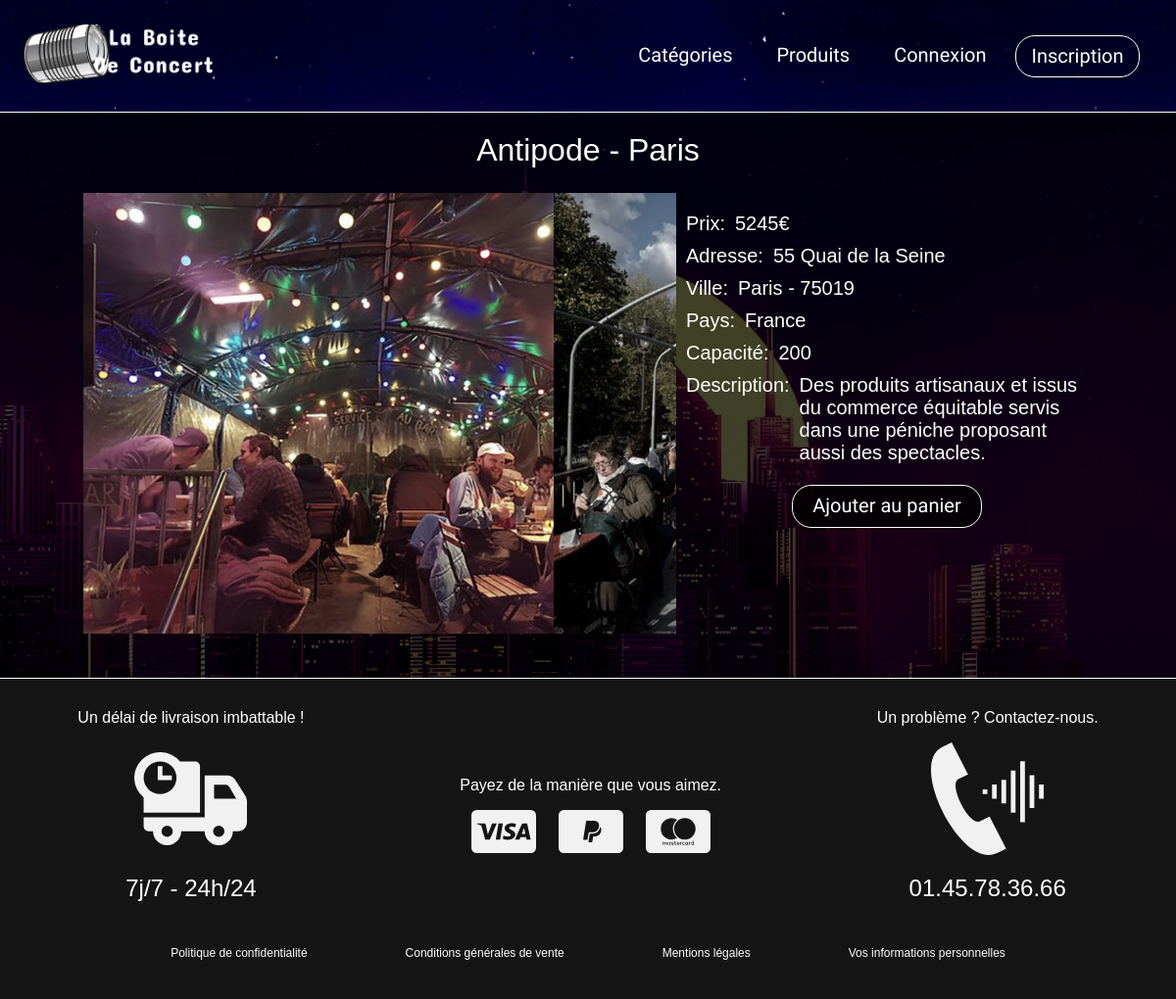
The app's page /index.php?page=products&action=display&id=24 with its own data.
### tables this page shows
CREATE TABLE IF NOT EXISTS `products` (
  `id` int(11) NOT NULL AUTO_INCREMENT,
  `name` varchar(255) NOT NULL,
  `description` varchar(255) NOT NULL,
  `capacity` int(11) NOT NULL,
  `price` int(11) NOT NULL,
  `images` varchar(255) NOT NULL,
  `isActive` tinyint(1) NOT NULL DEFAULT '1',
  `quantity` int(11) NOT NULL DEFAULT '1',
  PRIMARY KEY (`id`)
);

CREATE TABLE IF NOT EXISTS `addresses` (
  `id` int(11) NOT NULL AUTO_INCREMENT,
  `number` int(11) NOT NULL,
  `street` varchar(255) NOT NULL,
  `town` varchar(255) NOT NULL,
  `postal_code` int(11) NOT NULL,
  `country` varchar(255) NOT NULL,
  `id_user` int(11) DEFAULT NULL,
  `id_product` int(11) DEFAULT NULL,
  PRIMARY KEY (`id`)
);

### index.php (called while the page is built, shortened)
<?php
    if(isset($_GET['page'])):
        switch ($_GET['page']):
            case 'products':
                require 'controllers/productController.php';
                break;
        endswitch;
    else:
        require 'controllers/indexController.php';
    endif;
    require 'views/layouts/user.php';

### models/Product.php (called while the page is built, shortened)
<?php
    function getProduct($id)
    {
        $db = dbConnect();
        $queryGetProduct = $db->prepare('SELECT * FROM products WHERE id = ?');
        $queryGetProduct->execute([
            $id
        ]);
        return $queryGetProduct->fetch();
    }

### controllers/productController.php (called while the page is built, shortened)
<?php
    require 'models/Product.php';
    require 'models/Address.php';
    if(isset($_GET['action'])){
        switch($_GET['action']){
            case 'display':
                $product = getProduct($_GET['id']);
                $productImages = explode(',', $product['images']);
                $productAddress = getAddress($_GET['id'], false);
                break;
        }
    }else{
        header('Location: index.php');
        exit;
    }

### models/Address.php (called while the page is built, shortened)
<?php
    function getAddress($id, $isUser){
        $db = dbConnect();
        $isUser ? $idChoosen = 'id_user' : $idChoosen = 'id_product';
        $queryGetAddress = $db->prepare("SELECT * FROM addresses WHERE " . $idChoosen . " = ?");
        $queryGetAddress->execute([
            $id
        ]);
        return ($queryGetAddress->fetch());
    }

### views/product_unique.php (the view, shortened to what this page needs)
<h1 class="pageTitle">
    <?= $product['name'] ?> - <?= $productAddress['town'] ?>
</h1>
<section class="contentUniqueProduct">
    <div class="imagesUniqueProduct">
        <div class="slides">
            <figure id="slides1">
                <img src="assets/images/products/<?= $productImages[0] ?>" alt="Photo presentation <?= $product['name'] ?>">
            </figure>
            <figure id="slides2">
                <img src="assets/images/products/<?= $productImages[1] ?>" alt="Photo presentation <?= $product['name'] ?>">
            </figure>
        </div>
    </div>
    <div class="infosUniqueProduct">
        <div class="valueInfosProduct">
            <h3 class="h3infosUniqueProduct"> Prix: </h3>
            <h3 class="h3infosUniqueProduct"> <?= $product['price'] ?>€ </h3>
        </div>
        <div class="valueInfosProduct">
            <h3 class="h3infosUniqueProduct"> Adresse: </h3>
            <h3 class="h3valueUniqueProduct"> <?= $productAddress['number'] ?> <?= $productAddress['street'] ?> </h3>
        </div>
        <div class="valueInfosProduct">
            <h3 class="h3infosUniqueProduct"> Ville: </h3>
            <h3 class="h3valueUniqueProduct"> <?= $productAddress['town'] ?> - <?= $productAddress['postal_code'] ?></h3>
        </div>
        <div class="valueInfosProduct">
            <h3 class="h3infosUniqueProduct"> Pays: </h3>
            <h3 class="h3valueUniqueProduct"> <?= $productAddress['country'] ?> </h3>
        </div>
        <div class="valueInfosProduct">
            <h3 class="h3infosUniqueProduct"> Capacité: </h3>
            <h3 class="h3valueUniqueProduct"> <?= $product['capacity'] ?> </h3>
        </div>
        <div class="valueInfosProduct">
            <h3 class="h3infosUniqueProduct"> Description: </h3>
            <h3 class="h3valueUniqueProduct"> <?= $product['description'] ?> </h3>
        </div>
        <section class="sectionButtonaddCartUpdateProfil">
            <a class="btnSubmit" href="index.php?page=products&action=add&id=<?=$product['id']?>"> Ajouter au panier </a>
        </section>
    </div>
</section>

### assets/css/style.css (style rules this page uses)
:root { --headerFont: 'Concert One'; --mainFont: 'Montserrat'; --mainFontColor: white; }
body { font: 1em var(--mainFont), sans-serif; margin: 0; padding: 0; background: url('../images/backgroundNYC.jpg') no-repeat center center fixed; background-size: cover; filter: grayscale(50%); vertical-align: baseline; }
a { text-decoration: none; color: var(--mainFontColor); }
h1.pageTitle { font: 2em 'Montserrat SemiBold', sans-serif; color: var(--mainFontColor); margin: auto; text-align: center; }
.btnSubmit { font: 1.25em var(--headerFont), sans-serif; margin-top: 5px; margin-right: 7.5px; margin-left: 7.5px; padding: 8px 20px 10px; color: var(--mainFontColor); border-radius: 20px; border: 1.5px solid white; background-color: rgba(0, 0, 0, 0.75); }
.contentUniqueProduct { margin: 25px 0; display: flex; flex-direction: row; justify-content: space-around; }
.imagesUniqueProduct { position: relative; width: 600px; overflow: hidden; height: 450px; margin-left: auto; padding-right: 5px; }
.slides { position: absolute; top: 0; left: 0; display: flex; max-height: 100%; }
.slides figure { display: inline-block; width: 40vw; max-height: 100%; margin: 0; }
.slides { animation-name: slide; animation-duration: 15s; animation-iteration-count: infinite; animation-timing-function: ease-in-out; animation-fill-mode: forwards; }
.imagesUniqueProduct img { width: 600px; height: 450px; }
.infosUniqueProduct { display: flex; flex-direction: column; justify-content: start; margin-right: auto; margin-top: 15px; padding-left: 5px; width: auto; }
.valueInfosProduct { display: flex; flex-direction: row; justify-content: start; max-width: 35vw; }
.h3infosUniqueProduct { font: 1.25em 'Montserrat Medium', sans-serif; color: white; margin: 5px; }
.h3valueUniqueProduct { font: 1.25em 'Montserrat Thin', sans-serif; color: white; margin: 5px; }
.sectionButtonaddCartUpdateProfil { margin-top: 25px; align-self: center; }

### assets/css/headerStyle.css (style rules this page uses)
:root { --headerFont: 'Concert One'; --mainFontColor: white; --mainFontHoveredColor: black; }

### records on screen
products: name "Antipode", price "5245", capacity "200", description "Des produits artisanaux et issus du commerce équitable servis dans une péniche proposant aussi des spectacles."
addresses: town "Paris", number "55", street "Quai de la Seine", postal_code "75019", country "France"
